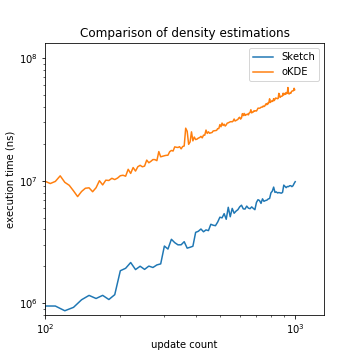

Python code for this plot:
from os import listdir
from os.path import isfile, join
import re
import numpy as np
from scipy.stats import norm
from scipy.stats import lognorm
import matplotlib as mpl
import matplotlib.pyplot as plt
import preprocessing as prep
import pdfplot as pdfplt
import kldplot as kldplt

name = "update-performance"

fig = plt.figure(figsize=(5, 5))

ax1 = plt.subplot(1, 1, 1)

# Sketch

# sketch_performance_data = prep.data("data/sketch-performance.out", 2)
#
# x_sketch = list(map(lambda d: d[0], sketch_performance_data))
# y_sketch = list(map(lambda d: d[1] , sketch_performance_data))
# ax1.plot(x_sketch, y_sketch)

dir = "../../../flex-bench/benchmarks/"
files = [f for f in listdir(dir) if isfile(join(dir, f))]
last_file_dir = dir + sorted(files)[-1]

sketch_benchmark_data = prep.data_str(last_file_dir)
sketch_performance_data = list(filter(lambda d: d[0] == "flex.benchmark.IterateBench.iterate", sketch_benchmark_data))

regex = re.compile(r"iterateBenchSize -> (\d+)")
sketch_params = list(map(lambda d: d[1], sketch_performance_data))
sketch_count = list(map(lambda params: int(regex.search(params).group(1)), sketch_params))
sketch_score = list(map(lambda d: float(d[2]), sketch_performance_data))

ax1.loglog(sketch_count, sketch_score, label = "Sketch")


# oKDE
okde_loc = "data/okde-performance.out"
okde_performance_data = prep.data(okde_loc, 2)

okde_count = list(map(lambda d: d[0], okde_performance_data))
okde_score = list(map(lambda d: d[1] , okde_performance_data))
ax1.loglog(okde_count, okde_score, label = "oKDE")


# Label

ax1.set_title("Comparison of density estimations")
ax1.set_ylabel("execution time (ns)")
ax1.set_xlabel("update count")
ax1.set_xlim(1E2)
ax1.set_ylim(8E5)


# Save Plot

plt.legend()
if len(sketch_count) != 0:
    print(len(sketch_count) != 0)
    plt.savefig(name + '.pdf')
    plt.savefig(name + '.png')
else:
    print("Benchmark contains no performance records.")
